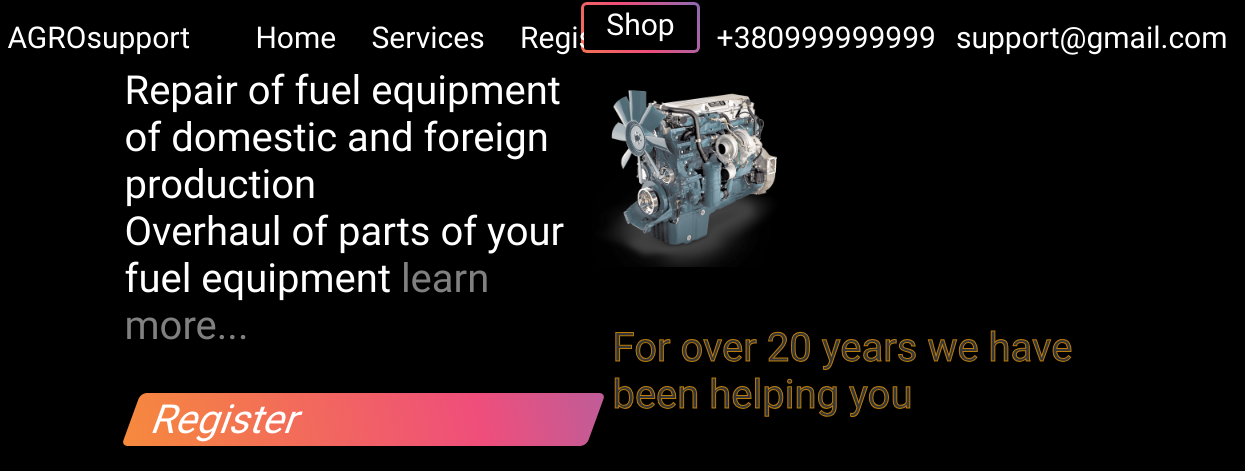
The page /store/ on the database as committed earlier.
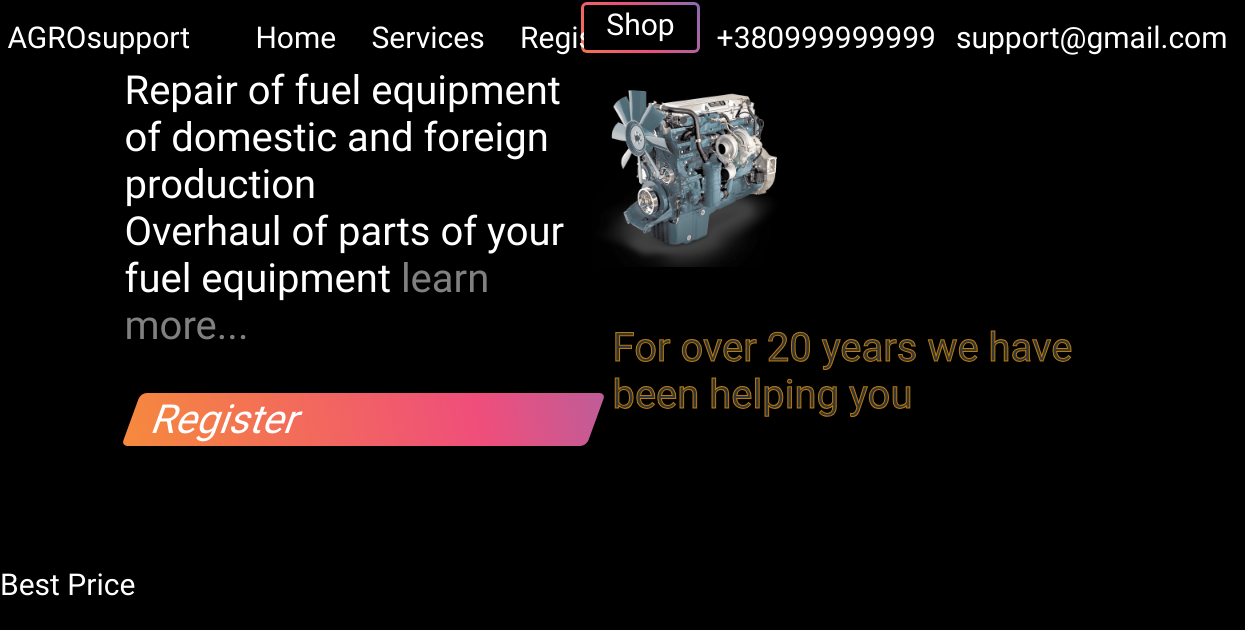
The same page on the database as committed later.
### website/models.py (models this page shows)
class TagMainPage(models.Model):
	tag_main_page = models.CharField(max_length=30)

### website/views.py (the view)
# urls.py: path('store/', main_page_tag),
def main_page_tag(request):
	return render(request, './store/store.html', {'tag': TagMainPage.objects.all()} )

### website/templates/store/store.html (shortened to what this page needs)
<!DOCTYPE html>
{% load static %}
<html lang="en">
<head>
	<link rel="stylesheet" type="text/css" href="{% static '/css/store.css' %}">
</head>
<body>
	<header class="header_main">
		<div class="header_inner">
			<aside class="header_brand" href="#">AGROsupport</aside>
		<div class="header_menu">
				<aside class="service__menu" href="#">Home</aside>
				<aside  class="service__menu" href="#">Services</aside>
				<aside  class="service__menu" href="#">Registration</aside>
		</div>
			<div class="gradient-border">
				<aside class="text_btn">Shop</aside>
			</div>
		<div class="contacts">
			<div class="header_contacts">
				<p class="contact_class" href="#"> +380999999999 </p>
			</div>
			<div class="header_contacts">
				<p class="contact_class" href="#"> support@gmail.com</p>
			</div>
		</div>
		</div>
	</header>
	<div class="main__block">
		<div class="proposition__txt">
			<p> Repair of fuel equipment of domestic and foreign production<br>Overhaul of parts of your fuel equipment
				<a href="#" class="get__more">learn more...</a>
			</p>
			<div class="btn_contact">
				<p class="btn__cont gradient-border "> Register</p>
			</div>
		</div>
		<div class="proposition__img">
			<img class="prop__img" src="{% static 'images/test_enemy_photo.png' %}" alt="proposition image">
			<aside class="gvarancy__txt">For over 20 years we have been helping you</aside>
		</div>
	</div>
	<div class="connect_bd_tag">
		{% for fortag in tag %}
			{{fortag.tag_main_page}}
		{% endfor %}
	</div>
</body>
</html>

### static/css/store.css (style rules this page uses)
* { margin: 0; padding: 0; }
html { background-color: black; color: white; font-size: 30px; font-family: "Oswald"; }
.header_inner { width: 100%; display: flex; justify-content: center; }
.header_main { margin-left: 10%; margin-right: 10%; }
.header_menu { display: flex; padding: 20px 10px 0 20px; justify-content: space-around; }
.service__menu { padding-left: 10%; }
.header_brand { padding: 20px 10px 0 20px; }
.contacts { display: flex; padding: 20px 10px 0 20px; }
.header_contacts { padding-right: 20px; }
.text_btn { margin: 2px; }
.gradient-border { --borderWidth: 3px; background: black; position: relative; border-radius: var(--borderWidth); margin: 5px auto; padding-left: 20px; padding-right: 20px; }
.gradient-border:after { content: ''; position: absolute; top: calc(-1 * var(--borderWidth)); left: calc(-1 * var(--borderWidth)); height: calc(100% + var(--borderWidth) * 2); width: calc(100% + var(--borderWidth) * 2); background: linear-gradient(60deg, #f79533, #f37055, #ef4e7b, #a166ab, #5073b8, #1098ad, #07b39b, #6fba82); border-radius: calc(2 * var(--borderWidth)); z-index: -1; animation: animatedgradient 3s ease alternate infinite; background-size: 300% 300%; }
.main__block { height: 500px; display: inline-flex; margin-left: 10%; margin-right: 10%; margin-top: 1% }
.proposition__txt { width: 700px; font-size: 40px; }
.get__more { text-decoration: none; color: grey; }
.prop__img { height: 40%; }
.gvarancy__txt { padding-top: 50px; margin-left: 20px; color: rgba(240, 203, 243, 0.2); font-size: 40px; color: rgb(180, 180, 180, 0.3); -webkit-text-stroke: 1px rgba(255, 165, 0, 0.7); }
.btn_contact { margin: 10% 0 0 2%; }
.btn__cont { -webkit-transform: skew(-20deg); -moz-transform: skew(-20deg); -o-transform: skew(-20deg); background-color: black; }

Rows that differ between the two databases and show on the page:
added TagMainPage: tag_main_page "Best Price"
